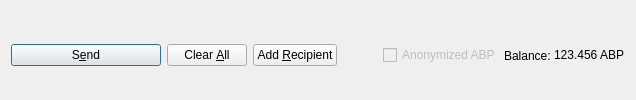
         <widget class="QFrame" name="frame_Send">
          <layout class="QHBoxLayout" name="horizontalLayout">
           <property name="bottomMargin">
            <number>0</number>
           </property>
           <item>
            <widget class="QPushButton" name="sendButton">
             <property name="minimumSize">
              <size>
               <width>150</width>
               <height>0</height>
              </size>
             </property>
             <property name="toolTip">
              <string>Confirm the send action</string>
             </property>
             <property name="text">
              <string>S&amp;end</string>
             </property>
             <property name="icon">
              <iconset resource="../abp.qrc">
               <normaloff>:/icons/send</normaloff>:/icons/send</iconset>
             </property>
             <property name="autoDefault">
              <bool>false</bool>
             </property>
             <property name="default">
              <bool>true</bool>
             </property>
            </widget>
           </item>
           <item>
            <widget class="QPushButton" name="clearButton">
             <property name="sizePolicy">
              <sizepolicy hsizetype="Minimum" vsizetype="Fixed">
               <horstretch>0</horstretch>
               <verstretch>0</verstretch>
              </sizepolicy>
             </property>
             <property name="toolTip">
              <string>Clear all fields of the form.</string>
             </property>
             <property name="text">
              <string>Clear &amp;All</string>
             </property>
             <property name="icon">
              <iconset resource="../abp.qrc">
               <normaloff>:/icons/remove</normaloff>:/icons/remove</iconset>
             </property>
             <property name="autoDefault">
              <bool>false</bool>
             </property>
            </widget>
           </item>
           <item>
            <widget class="QPushButton" name="addButton">
             <property name="toolTip">
              <string>Send to multiple recipients at once</string>
             </property>
             <property name="text">
              <string>Add &amp;Recipient</string>
             </property>
             <property name="icon">
              <iconset resource="../abp.qrc">
               <normaloff>:/icons/add</normaloff>:/icons/add</iconset>
             </property>
             <property name="autoDefault">
              <bool>false</bool>
             </property>
            </widget>
           </item>
           <item>
            <spacer name="horizontalSpacer">
             <property name="orientation">
              <enum>Qt::Horizontal</enum>
             </property>
             <property name="sizeHint" stdset="0">
              <size>
               <width>40</width>
               <height>20</height>
              </size>
             </property>
            </spacer>
           </item>
           <item>
            <layout class="QHBoxLayout" name="horizontalLayout_2">
             <property name="spacing">
              <number>3</number>
             </property>
             <item>
              <widget class="QCheckBox" name="checkzABP">
               <property name="enabled">
                <bool>false</bool>
               </property>
               <property name="text">
                <string>Anonymized ABP</string>
               </property>
              </widget>
             </item>
             <item>
              <widget class="QLabel" name="label">
               <property name="text">
                <string>Balance:</string>
               </property>
              </widget>
             </item>
             <item>
              <widget class="QLabel" name="labelBalance">
               <property name="sizePolicy">
                <sizepolicy hsizetype="Preferred" vsizetype="Fixed">
                 <horstretch>0</horstretch>
                 <verstretch>0</verstretch>
                </sizepolicy>
               </property>
               <property name="cursor">
                <cursorShape>IBeamCursor</cursorShape>
               </property>
               <property name="text">
                <string notr="true">123.456 ABP</string>
               </property>
               <property name="textInteractionFlags">
                <set>Qt::LinksAccessibleByMouse|Qt::TextSelectableByKeyboard|Qt::TextSelectableByMouse</set>
               </property>
              </widget>
             </item>
            </layout>
           </item>
          </layout>
         </widget>
